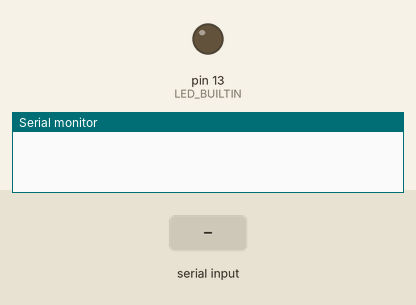
Simulated run of this sketch. Board: Arduino Uno, built with avr-gcc and run on an emulated ATmega328P. Shown: output pins drawn as LEDs (lit = HIGH), the last lines printed to the serial monitor. The inputs (shaded band) are chosen by the test bench.

Above: at 1.2 s.
1.3 s: "on" received over Serial
At 3.5 s:
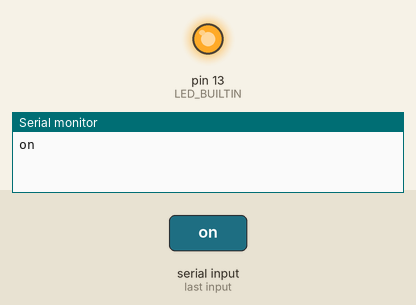
3.8 s: "off" received over Serial
At 5.5 s:
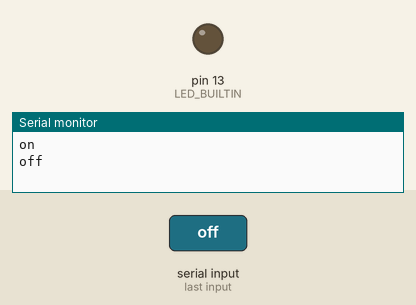
Timing chart, 0 to 7.0 s (numbered marks = the images above; inputs shaded):
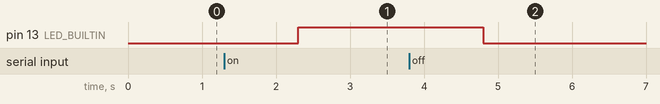

Measured:
- after the input at 1.3 s, pin 13 (LED_BUILTIN): LOW → HIGH after 1.0 s
- after the input at 3.8 s, pin 13 (LED_BUILTIN): HIGH → LOW after 1.0 s

The sketch:

arduino.ino
```cpp
void setup() {
        Serial.begin(9600);     // mở serial với baudrate 9600
        pinMode(LED_BUILTIN, OUTPUT);
}

void loop() {

        if (Serial.available() > 0) {
          String incom=Serial.readString();
          Serial.println(incom);
                // đọc chữ liệu
               if (incom=="on") {
                  digitalWrite(LED_BUILTIN, HIGH);

                } else if(incom=="off") {

                  digitalWrite(LED_BUILTIN, LOW);
                }
         }

}
```
